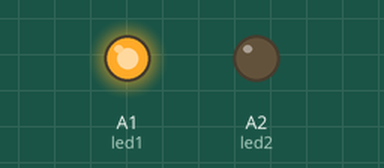
Recording of a sketch running on a simulated Arduino Uno, built with avr-gcc and run on an emulated ATmega328P. Shown: output pins drawn as LEDs (lit = HIGH).

Above: at 0.5 s.
At 6.7 s:
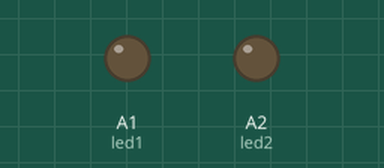
At 21.5 s:
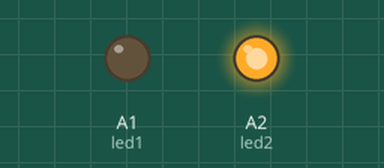
Timing chart, 0 to 29.9 s (numbered marks = the images above):
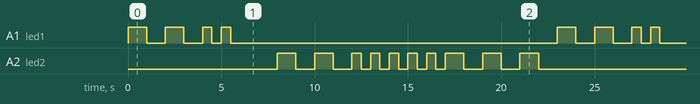

The sketch:

LAB01.ino
```cpp
int led1 = A1;
int led2 = A2;
void setup() {
pinMode(led1, OUTPUT);
pinMode(led2, OUTPUT);
}
void loop() {

Led1Delay1Sec();
Led1Delay1Sec();

Led1Delay05Sec();
Led1Delay05Sec();

delay(2000);
//2
LedDelay1Sec();
LedDelay1Sec();
//5
LedDelay05Sec();
LedDelay05Sec();
LedDelay05Sec();
LedDelay05Sec();
LedDelay05Sec();
//3
LedDelay1Sec();
LedDelay1Sec();
LedDelay1Sec();

}
void LedDelay1Sec()
{
digitalWrite(led2, 1);
delay(1000);
digitalWrite(led2, 0);
delay(1000);
}
void LedDelay05Sec()
{
digitalWrite(led2, 1);
delay(500);
digitalWrite(led2, 0);
delay(500);
}
void Led1Delay1Sec()
{
digitalWrite(led1, 1);
delay(1000);
digitalWrite(led1, 0);
delay(1000);
}
void Led1Delay05Sec()
{
digitalWrite(led1, 1);
delay(500);
digitalWrite(led1, 0);
delay(500);
}
```

Measured:
- by itself, A1 (led1): repeats every 23.0 s: LOW 1.0 s, HIGH 1.0 s, LOW 1.0 s, HIGH 0.50 s, LOW 0.50 s, HIGH 0.50 s, LOW 17.5 s, HIGH 1.0 s
- by itself, A2 (led2): repeats every 23.0 s: LOW 1.0 s, HIGH 1.0 s, LOW 1.0 s, 5 × (HIGH 0.50 s, LOW 0.50 s), 2 × (HIGH 1.0 s, LOW 1.0 s), HIGH 1.0 s, LOW 9.0 s, HIGH 1.0 s
- by itself, everything shown: repeats every 23.0 s, in 28 steps
